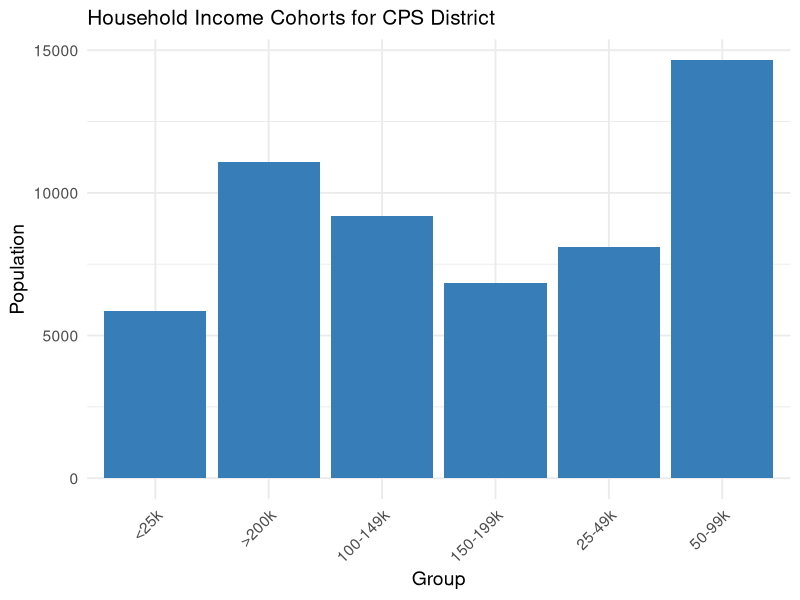
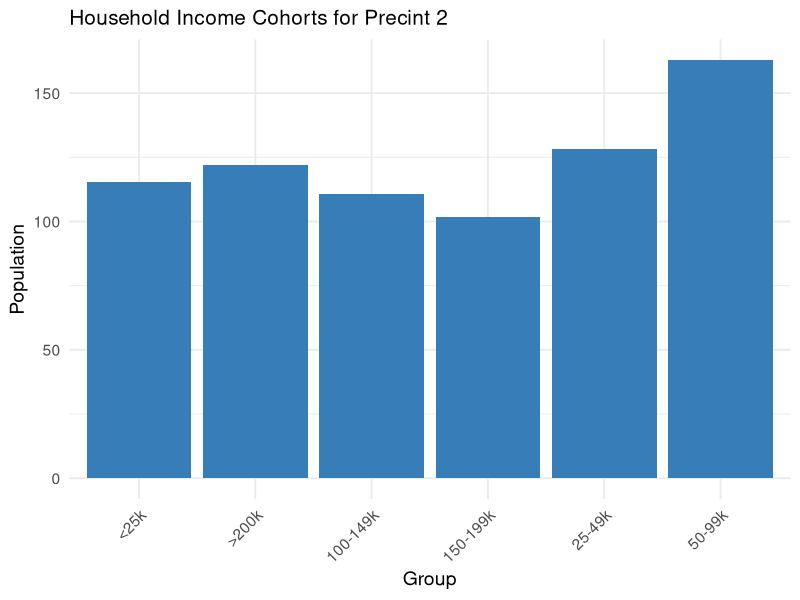

Source code (R) for these figures, in order:
#### Packages ####

library(tidyverse)

#### Data ####

df_judge <- read_csv("../data/Acs_Data.csv")

df_council <- read_csv("../data/Acs_Data.csv")

df_cps <- read_csv("../data/Acs_Data.csv")

#### District Functions ####

make_histogram_dist <- function(district="judge", data="age"){
  
  if(data == "age"){
  
  
  if(district == "judge"){
  df <- df_judge
}
  if(district == "council"){
    df <- df_council
  }
  if(district == "cps"){
    df <- df_cps
  }
  
  if(district == "judge"){
    word <- "Total Pop in Age Cohorts for Municiple Court, District 4"
  }
  if(district == "council"){
    word <- "Total Pop in Age Cohorts for City Council District"
  }
  if(district == "cps"){
    word <- "Total Pop in Age Cohorts for CPS District"
  }

  `0-9` <- sum(df$age_0_9)
  `10-19` <- sum(df$age_10_19)
  `20-29` <- sum(df$age_20_29)
  `30-39` <- sum(df$age_30_39)
  `40-49` <- sum(df$age_40_49)
  `50-59` <- sum(df$age_50_59)
  `60-69` <- sum(df$age_60_69)
  `70-79` <- sum(df$age_70_79)
  `80+` <- sum(df$age_80plus)
  
  
  values <- c(`0-9`,`10-19`,`20-29`,`30-39`,`40-49`,`50-59`,`60-69`,`70-79`,`80+`)
  names(values) <- c("0-9", "10-19", "20-29", "30-39","40-49","50-59","60-69","70-79","80+")
  
  }
  
  if(data == "income"){
    
    
    if(district == "judge"){
      df <- df_judge
    }
    if(district == "council"){
      df <- df_council
    }
    if(district == "cps"){
      df <- df_cps
    }
    
    if(district == "judge"){
      word <- "Household Income Cohorts for Municiple Court, District 4"
    }
    if(district == "council"){
      word <- "Household Income Cohorts for City Council District"
    }
    if(district == "cps"){
      word <- "Household Income Cohorts for CPS District"
    }
    
    `under25` <- sum(df$hhinc_under25k)
    `25_49` <- sum(df$hhinc_25_49k)
    `50_99` <- sum(df$hhinc_50_99k)
    `100_149` <- sum(df$hhinc_100_149k)
    `150_199` <- sum(df$hhinc_150_199k)
    `above200` <- sum(df$hhinc_200plus)
    
    
    values <- c(under25,`25_49`,`50_99`,`100_149`,
                `150_199`,above200)
   
     names(values) <- c("<25k", "25-49k", "50-99k", "100-149k",
                        "150-199k",">200k")
    
  }
  
  if(data == "race"){
      
      if(district == "judge"){
        df <- df_judge
      }
      if(district == "council"){
        df <- df_council
      }
      if(district == "cps"){
        df <- df_cps
      }
      
      if(district == "judge"){
        word <- "Frequency of Races for Municiple Court, District 4"
      }
      if(district == "council"){
        word <- "Frequency of Races for City Council District"
      }
      if(district == "cps"){
        word <- "Frequency of Races for CPS District"
      }
      
      `white` <- sum(df$whiteE)
      `black` <- sum(df$blackE)
      `asian` <- sum(df$asianE)
      `hispanic` <- sum(df$hispanicE)
      
      
      values <- c(white,`black`,`asian`,`hispanic`)
      
      names(values) <- c("White", "Black", "Asian", "Hispanic")

  }
  
  df_plot <- data.frame(
    age_group = names(values),
    population = values
  )
  
  ggplot(df_plot, aes(x = age_group, y = population)) +
    geom_bar(stat = "identity", fill = "#377eb8", show.legend = FALSE) +  # set your color here
    labs(title = word, x = "Group", y = "Population") +
    theme_minimal(base_size = 14) +
    theme(
      axis.text.x = element_text(angle = 45, hjust = 1),
      plot.title = element_text(size = 15)
    )
}

make_histogram_dist("cps","income")

return_median_dist <- function(district="judge", data="age"){
  
  
  if(district == "judge"){
    df <- df_judge
  }
  if(district == "council"){
    df <- df_council
  }
  if(district == "cps"){
    df <- df_cps
  }
  
  if(data == "age"){
    
    return(mean(df$median_ageE))
    
  }
  
  if(data == "income"){
    
    return(mean(df$med_incomeE))
    
  }
  
  if(data == "race"){
    
    df$white_per <- df$whiteE/df$pop_totalE
    
    return_value <- mean(as.numeric(df$white_per))
    
    return(return_value)
    
  }
  
  
}

return_median_dist("council","race")
  
#### Precinct Functions ####

make_histogram_pre <- function(district="judge",precint=1, data="age"){
  
  if(district == "judge"){
    df <- df_judge
  }
  if(district == "council"){
    df <- df_council
  }
  if(district == "cps"){
    df <- df_cps
  }
  
  df_row <- df %>% 
    filter(id == precint)
  
  if(data == "age"){
    
    if(district == "judge"){
      word <- paste("Total Pop in Age Cohorts for Precint ",precint,sep="")
    }
    if(district == "council"){
      word <- paste("Total Pop in Age Cohorts for Precint ",precint,sep="")
    }
    if(district == "cps"){
      word <- paste("Total Pop in Age Cohorts for Precint ",precint,sep="")
    }
    
    `0-9` <- df_row$age_0_9
    `10-19` <- df_row$age_10_19
    `20-29` <- df_row$age_20_29
    `30-39` <- df_row$age_30_39
    `40-49` <- df_row$age_40_49
    `50-59` <- df_row$age_50_59
    `60-69` <- df_row$age_60_69
    `70-79` <- df_row$age_70_79
    `80+` <- df_row$age_80plus
    
    
    values <- c(`0-9`,`10-19`,`20-29`,`30-39`,`40-49`,`50-59`,`60-69`,`70-79`,`80+`)
    names(values) <- c("0-9", "10-19", "20-29", "30-39","40-49","50-59","60-69","70-79","80+")
    
  }
    
  if(data == "income"){
    
    if(district == "judge"){
      word <- paste("Household Income Cohorts for Precint ",precint,sep="")
    }
    if(district == "council"){
      word <- paste("Household Income Cohorts for Precint ",precint,sep="")
    }
    if(district == "cps"){
      word <- paste("Household Income Cohorts for Precint ",precint,sep="")
    }
    
    `under25` <- df_row$hhinc_under25k
    `25_49` <- df_row$hhinc_25_49k
    `50_99` <- df_row$hhinc_50_99k
    `100_149` <- df_row$hhinc_100_149k
    `150_199` <- df_row$hhinc_150_199k
    `above200` <- df_row$hhinc_200plus
    
    
    values <- c(`under25`,`25_49`,`50_99`,`100_149`,
                `150_199`,`above200`)
    
    names(values) <- c("<25k", "25-49k", "50-99k", "100-149k",
                       "150-199k",">200k")
    
  }
  
  if(data == "race"){
    
    if(district == "judge"){
      word <- paste("Frequency of Races for Precint ",precint,sep="")
    }
    if(district == "council"){
      word <- paste("Frequency of Races for Precint ",precint,sep="")
    }
    if(district == "cps"){
      word <- paste("Frequency of Races for Precint ",precint,sep="")
    }
    
    `white` <- df_row$whiteE
    `black` <- df_row$blackE
    `asian` <- df_row$asianE
    `hispanic` <- df_row$hispanicE
    
    
    values <- c(white,`black`,`asian`,`hispanic`)
    
    names(values) <- c("White", "Black", "Asian", "Hispanic")
    
  }
  
  df_plot <- data.frame(
    age_group = names(values),
    population = values
  )
  
  ggplot(df_plot, aes(x = age_group, y = population)) +
    geom_bar(stat = "identity", fill = "#377eb8", show.legend = FALSE) +  # set your color here
    labs(title = word, x = "Group", y = "Population") +
    theme_minimal(base_size = 14) +
    theme(
      axis.text.x = element_text(angle = 45, hjust = 1),
      plot.title = element_text(size = 15)
    )
  
}

make_histogram_pre("judge",2,"income")
